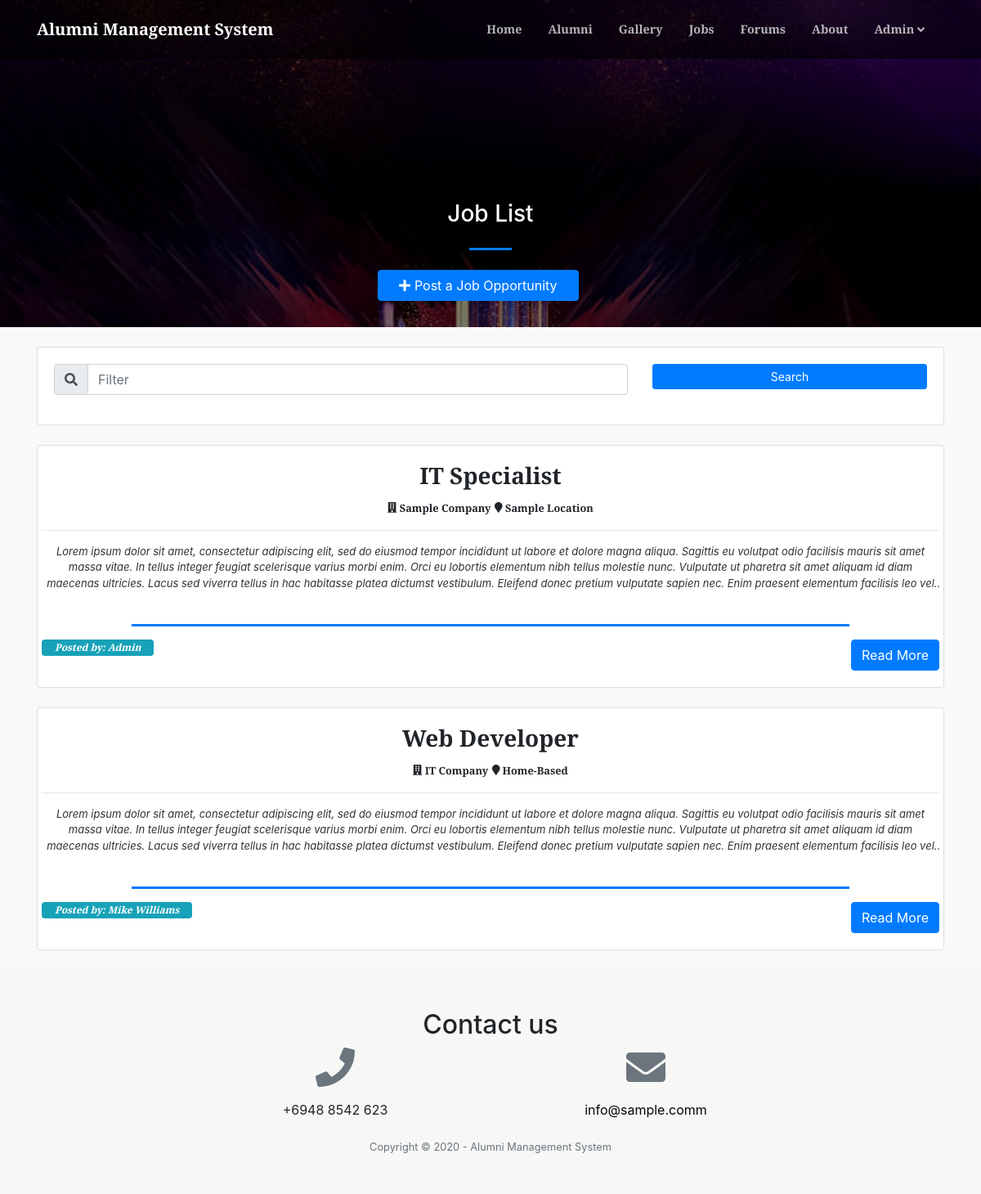
Page /index.php?page=careers (signed in) on the committed database.
### tables this page shows
CREATE TABLE `careers` (
  `id` int(30) NOT NULL,
  `company` varchar(250) NOT NULL,
  `location` text NOT NULL,
  `job_title` text NOT NULL,
  `description` text NOT NULL,
  `user_id` int(30) NOT NULL,
  `date_created` datetime NOT NULL DEFAULT current_timestamp()
);

CREATE TABLE `users` (
  `id` int(30) NOT NULL,
  `name` text NOT NULL,
  `username` varchar(200) NOT NULL,
  `password` text NOT NULL,
  `type` tinyint(1) NOT NULL DEFAULT 3 COMMENT '1=Admin,2=Alumni officer, 3= alumnus',
  `auto_generated_pass` text NOT NULL,
  `alumnus_id` int(30) NOT NULL
);

### careers.php (the view, shortened to what this page needs)
<?php
include 'admin/db_connect.php';
?>
<header class="masthead">
    <div class="container-fluid h-100">
        <div class="row h-100 align-items-center justify-content-center text-center">
            <div class="col-lg-8 align-self-end mb-4 page-title">
                <h3 class="text-white">Job List</h3>
                <hr class="divider my-4" />
            <div class="row col-md-12 mb-2 justify-content-center">
                    <button class="btn btn-primary btn-block col-sm-4" type="button" id="new_career"><i class="fa fa-plus"></i> Post a Job Opportunity</button>
            </div>
            </div>
        </div>
    </div>
</header>
<div class="container mt-3 pt-2">
    <div class="card mb-4">
        <div class="card-body">
            <div class="row">
                <div class="col-md-8">
                    <div class="input-group mb-3">
                      <div class="input-group-prepend">
                        <span class="input-group-text" id="filter-field"><i class="fa fa-search"></i></span>
                      </div>
                      <input type="text" class="form-control" placeholder="Filter" id="filter" aria-label="Filter" aria-describedby="filter-field">
                    </div>
                </div>
                <div class="col-md-4">
                    <button class="btn btn-primary btn-block btn-sm" id="search">Search</button>
                </div>
            </div>
        </div>
    </div>
   <?php
    $event = $conn->query("SELECT c.*,u.name from careers c inner join users u on u.id = c.user_id order by id desc");
    while($row = $event->fetch_assoc()):
        $trans = get_html_translation_table(HTML_ENTITIES,ENT_QUOTES);
        unset($trans["\""], $trans["<"], $trans[">"], $trans["<h2"]);
        $desc = strtr(html_entity_decode($row['description']),$trans);
        $desc=str_replace(array("<li>","</li>"), array("",","), $desc);
    ?>
    <div class="card job-list" data-id="<?php echo $row['id'] ?>">
        <div class="card-body">
            <div class="row  align-items-center justify-content-center text-center h-100">
                <div class="">
                    <h3><b class="filter-txt"><?php echo ucwords($row['job_title']) ?></b></h3>
                    <div>
                    <span class="filter-txt"><small><b><i class="fa fa-building"></i> <?php echo ucwords($row['company']) ?></b></small></span>
                    <span class="filter-txt"><small><b><i class="fa fa-map-marker"></i> <?php echo ucwords($row['location']) ?></b></small></span>
                    </div>
                    <hr>
                    <larger class="truncate filter-txt"><?php echo strip_tags($desc) ?></larger>
                    <br>
                    <hr class="divider"  style="max-width: calc(80%)">
                    <span class="badge badge-info float-left px-3 pt-1 pb-1">
                        <b><i>Posted by: <?php echo $row['name'] ?></i></b>
                    </span>
                    <button class="btn btn-primary float-right read_more" data-id="<?php echo $row['id'] ?>">Read More</button>
                </div>
            </div>
        </div>
    </div>
    <br>
    <?php endwhile; ?>
</div>

### careers.php (style rules this page uses)
header.masthead,header.masthead:before { min-height: 50vh !important; height: 50vh !important }
.masthead { min-height: 23vh !important; height: 23vh !important; }
.masthead:before { min-height: 23vh !important; height: 23vh !important; }

### rows in the picture
careers: job_title "IT Specialist", company "Sample Company", location "Sample Location", description "Lorem ipsum dolor sit amet, consectetur adipiscing elit, sed do eiusmod tempor incididunt ut labore et dolore magna aliqua. Sagittis eu volutpat odio facilisis mauris sit amet massa vitae. In tellus integer feugiat scelerisque varius morbi enim. Orci eu lobortis elementum nibh tellus molestie nunc. Vulputate ut pharetra sit amet aliquam id diam maecenas ultricies. Lacus sed viverra tellus in hac habitasse platea dictumst vestibulum. Eleifend donec pretium vulputate sapien nec. Enim praesent elementum facilisis leo…", user.name "Admin"
careers: job_title "Web Developer", company "IT Company", location "Home-Based", description "Lorem ipsum dolor sit amet, consectetur adipiscing elit, sed do eiusmod tempor incididunt ut labore et dolore magna aliqua. Sagittis eu volutpat odio facilisis mauris sit amet massa vitae. In tellus integer feugiat scelerisque varius morbi enim. Orci eu lobortis elementum nibh tellus molestie nunc. Vulputate ut pharetra sit amet aliquam id diam maecenas ultricies. Lacus sed viverra tellus in hac habitasse platea dictumst vestibulum. Eleifend donec pretium vulputate sapien nec. Enim praesent elementum facilisis leo…", user.name "Mike Williams"

### other values in the picture
$_SESSION['system']['name'] "Alumni Management System"
$_SESSION['login_name'] "Admin"
$_SESSION['system']['contact'] "+6948 8542 623"
$_SESSION['system']['email'] "info@sample.comm"
